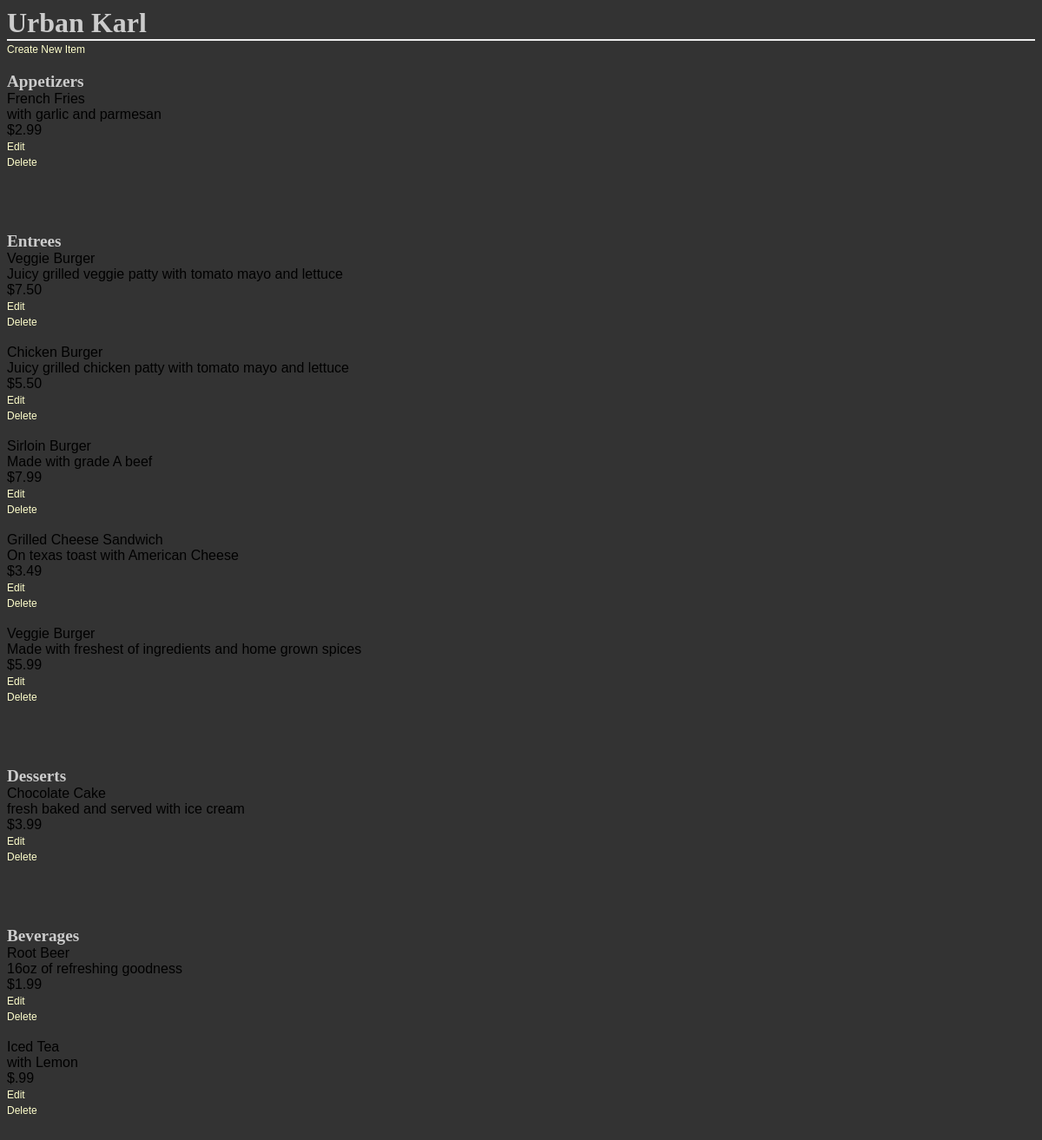
Page /restaurant/1/menu on the committed database.
### database_setup.py (models this page shows, shortened)
class Restaurant(Base):
    __tablename__ = 'restaurant'
    id = Column(Integer, primary_key=True)
    name = Column(String(80), nullable=False)

class MenuItem(Base):
    __tablename__ = 'menu_item'
    id = Column(Integer, primary_key=True)
    name = Column(String(80), nullable=False)
    course = Column(String(250))
    description = Column(String(250))
    price = Column(String(8))
    restaurant_id = Column(Integer, ForeignKey('restaurant.id'))
    restaurant = relationship(Restaurant)

### final_project.py (the view)
@app.route('/restaurant/<int:restaurant_id>/')
@app.route('/restaurant/<int:restaurant_id>/menu')
def show_menu(restaurant_id):
    restaurant = session.query(Restaurant).filter_by(id=restaurant_id).one()
    appetizers = session.query(MenuItem).filter_by(
        restaurant_id=restaurant_id, course='Appetizer').all()
    entrees = session.query(MenuItem).filter_by(
        restaurant_id=restaurant_id, course='Entree').all()
    desserts = session.query(MenuItem).filter_by(
        restaurant_id=restaurant_id, course='Dessert').all()
    beverages = session.query(MenuItem).filter_by(
        restaurant_id=restaurant_id, course='Beverage').all()
    return render_template('menu.html', restaurant=restaurant,
                           appetizers=appetizers, entrees=entrees,
                           desserts=desserts, beverages=beverages)

### templates/menu.html (shortened to what this page needs)
<!DOCTYPE html>
<html>
    <head>
        <link rel="stylesheet" type="text/css" href="{{url_for('static', filename='styles.css')}}">
    </head>
    <body>
        <h1>{{ restaurant.name }}</h1>
        <a href = '{{url_for('new_menu_item', restaurant_id = restaurant.id) }}'> Create New Item</a>
        <br>
        <br>
        {% if appetizers %}
            <h2>Appetizers</h2>
            {% for i in appetizers %}
                {{i.name}}
                <br>
                {{i.description}}
                <br>
                {{i.price}}
                <br>
                <a href="{{url_for('edit_menu_item', restaurant_id=restaurant.id,
                menu_id=i.id)}}">Edit</a>
                <br>
                <a href="{{url_for('delete_menu_item', restaurant_id=restaurant.id,
                menu_id=i.id)}}">Delete</a>
                <br>
                <br>
            {% endfor %}
            <br>
            <br>
            <br>
        {% endif %}
        {% if entrees %}
            <h2>Entrees</h2>
            {% for i in entrees %}
                {{i.name}}
                <br>
                {{i.description}}
                <br>
                {{i.price}}
                <br>
                <a href="{{url_for('edit_menu_item', restaurant_id=restaurant.id,
                menu_id=i.id)}}">Edit</a>
                <br>
                <a href="{{url_for('delete_menu_item', restaurant_id=restaurant.id,
                menu_id=i.id)}}">Delete</a>
                <br>
                <br>
            {% endfor %}
            <br>
            <br>
            <br>
        {% endif %}
        {% if desserts %}
            <h2>Desserts</h2>
            {% for i in desserts %}
                {{i.name}}
                <br>
                {{i.description}}
                <br>
                {{i.price}}
                <br>
                <a href="{{url_for('edit_menu_item', restaurant_id=restaurant.id,
                menu_id=i.id)}}">Edit</a>
                <br>
                <a href="{{url_for('delete_menu_item', restaurant_id=restaurant.id,
                menu_id=i.id)}}">Delete</a>
                <br>
                <br>
            {% endfor %}
            <br>
            <br>
            <br>
        {% endif %}
        {% if beverages %}
        <h2>Beverages</h2>
            {% for i in beverages %}
                {{i.name}}
                <br>
                {{i.description}}
                <br>
                {{i.price}}
                <br>
                <a href="{{url_for('edit_menu_item', restaurant_id=restaurant.id,
                menu_id=i.id)}}">Edit</a>
                <br>
                <a href="{{url_for('delete_menu_item', restaurant_id=restaurant.id,
                menu_id=i.id)}}">Delete</a>
                <br>
                <br>
            {% endfor %}
        {% endif %}
    </body>
</html>

### static/styles.css (style rules this page uses)
body { font-family: sans-serif; background-color: #333333; background-image: url('https://cloud.githubusercontent.com/assets/9041401/6119508/7cbced14-b07e-11e4-9dbd-f01488203879.jpg') }
h1, h2, h3, h4 { color: #CCCCCC; }
h1, h2 { font-family: 'Georgia', serif; margin: 0; }
h1 { border-bottom: 2px solid #eee; }
h2 { font-size: 1.2em; }
a { text-decoration: none; color:#FFFFCC; font-size: .75em; }

### rows in the picture
Restaurant: name "Urban Karl"
MenuItem: name "French Fries", description "with garlic and parmesan", price "$2.99"
MenuItem: name "Veggie Burger", description "Juicy grilled veggie patty with tomato mayo and lettuce", price "$7.50"
MenuItem: name "Chicken Burger", description "Juicy grilled chicken patty with tomato mayo and lettuce", price "$5.50"
MenuItem: name "Sirloin Burger", description "Made with grade A beef", price "$7.99"
MenuItem: name "Grilled Cheese Sandwich", description "On texas toast with American Cheese", price "$3.49"
MenuItem: name "Veggie Burger", description "Made with freshest of ingredients and home grown spices", price "$5.99"
MenuItem: name "Chocolate Cake", description "fresh baked and served with ice cream", price "$3.99"
MenuItem: name "Root Beer", description "16oz of refreshing goodness", price "$1.99"
MenuItem: name "Iced Tea", description "with Lemon", price "$.99"
